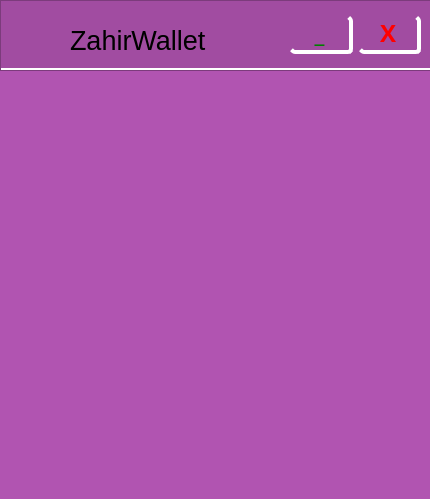
<?xml version="1.0" encoding="UTF-8"?>
<ui version="4.0">
 <class>Form</class>
 <widget class="QWidget" name="Form">
  <property name="geometry">
   <rect>
    <x>0</x>
    <y>0</y>
    <width>430</width>
    <height>499</height>
   </rect>
  </property>
  <property name="windowTitle">
   <string>Form</string>
  </property>
  <widget class="QWidget" name="contanier" native="true">
   <property name="geometry">
    <rect>
     <x>0</x>
     <y>70</y>
     <width>431</width>
     <height>431</height>
    </rect>
   </property>
   <property name="styleSheet">
    <string notr="true">QWidget {
	background-color: #B154B1
}</string>
   </property>
  </widget>
  <widget class="QFrame" name="titleBar">
   <property name="geometry">
    <rect>
     <x>0</x>
     <y>0</y>
     <width>431</width>
     <height>71</height>
    </rect>
   </property>
   <property name="styleSheet">
    <string notr="true">QFrame#titleBar {
	border-bottom: 3px solid white;
	background-color: rgb(161, 76, 161);
}
QLabel#logo {
	background-color: transparent;
}

QLabel#title {
	background-color: transparent;
	color: black;
	font: 75 20pt &quot;Nirmala UI&quot;;
}

QLabel#title::hover{
	color: rgb(53, 53, 53)
}

QPushButton#close {
	background-color:  rgb(161, 76, 161);
	color: red;
	border: 4px solid white;
	border-left: 0;
	border-top: 0;
	border-radius: 5px;
}

QPushButton#minimize {
	background-color:  rgb(161, 76, 161);
	color: green;
	border: 4px solid white;
	border-left: 0;
	border-top: 0;
	border-radius: 5px;
}

QPushButton#minimize::pressed, QPushButton#close::pressed {
	background-color: rgb(149, 70, 149);
	border: 4px solid rgb(229, 229, 229);
	border-bottom: 0;
	border-right: 0
}
</string>
   </property>
   <property name="frameShape">
    <enum>QFrame::StyledPanel</enum>
   </property>
   <property name="frameShadow">
    <enum>QFrame::Raised</enum>
   </property>
   <widget class="QLabel" name="title">
    <property name="geometry">
     <rect>
      <x>70</x>
      <y>20</y>
      <width>151</width>
      <height>41</height>
     </rect>
    </property>
    <property name="font">
     <font>
      <family>Nirmala UI</family>
      <pointsize>20</pointsize>
      <weight>9</weight>
      <italic>false</italic>
      <bold>false</bold>
     </font>
    </property>
    <property name="text">
     <string>ZahirWallet</string>
    </property>
   </widget>
   <widget class="QLabel" name="logo">
    <property name="geometry">
     <rect>
      <x>-30</x>
      <y>0</y>
      <width>141</width>
      <height>71</height>
     </rect>
    </property>
    <property name="text">
     <string/>
    </property>
    <property name="pixmap">
     <pixmap>logo.png</pixmap>
    </property>
    <property name="scaledContents">
     <bool>true</bool>
    </property>
   </widget>
   <widget class="QWidget" name="layoutWidget">
    <property name="geometry">
     <rect>
      <x>290</x>
      <y>10</y>
      <width>131</width>
      <height>51</height>
     </rect>
    </property>
    <layout class="QHBoxLayout" name="horizontalLayout_2">
     <item>
      <widget class="QPushButton" name="minimize">
       <property name="font">
        <font>
         <family>Permanent Marker</family>
         <pointsize>18</pointsize>
         <weight>75</weight>
         <bold>true</bold>
        </font>
       </property>
       <property name="cursor">
        <cursorShape>PointingHandCursor</cursorShape>
       </property>
       <property name="text">
        <string>_</string>
       </property>
      </widget>
     </item>
     <item>
      <widget class="QPushButton" name="close">
       <property name="font">
        <font>
         <family>Permanent Marker</family>
         <pointsize>18</pointsize>
         <weight>75</weight>
         <bold>true</bold>
        </font>
       </property>
       <property name="cursor">
        <cursorShape>PointingHandCursor</cursorShape>
       </property>
       <property name="text">
        <string>X</string>
       </property>
      </widget>
     </item>
    </layout>
   </widget>
  </widget>
 </widget>
 <resources/>
 <connections/>
</ui>
